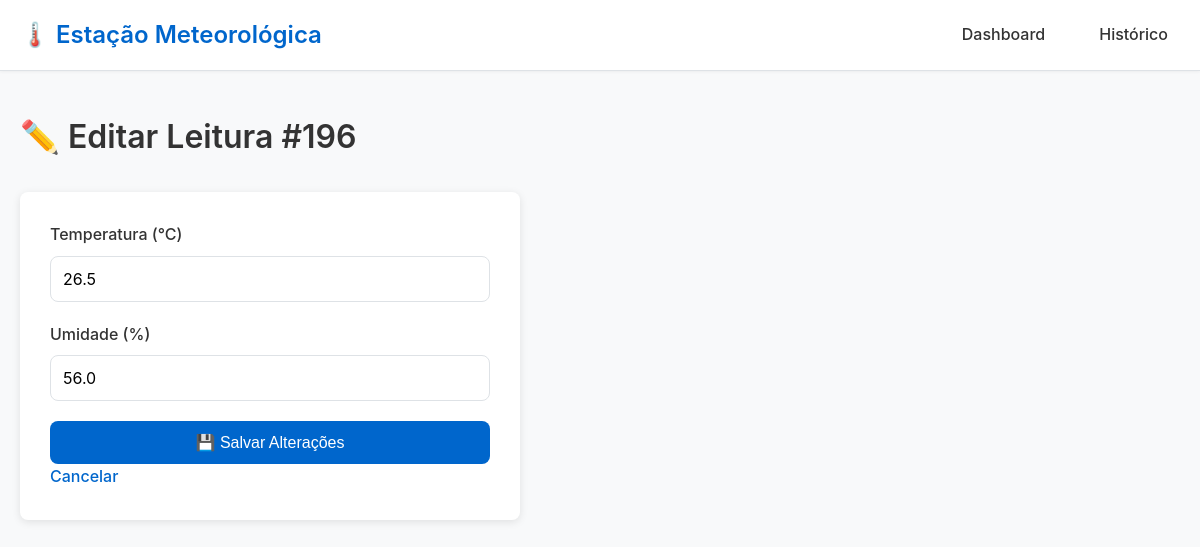
The page /leituras/196/editar on the database its author committed.
### tables this page shows
CREATE TABLE leituras (
    id          INTEGER PRIMARY KEY AUTOINCREMENT,
    temperatura REAL    NOT NULL,
    umidade     REAL    NOT NULL,
    pressao     REAL,
    localizacao TEXT    DEFAULT 'Lab',
    timestamp   DATETIME DEFAULT (datetime('now', 'localtime'))
);

### app.py (the view)
@app.route('/leituras/<int:id>/editar', methods=['GET'])
def editar_form(id):
    leitura = buscar_leitura(id)
    if not leitura:
        abort(404)
    return render_template('editar.html', leitura=leitura)

### database.py (called while the page is built)
def get_db_connection():
    conn = sqlite3.connect(DB_PATH, timeout=10)
    conn.execute('PRAGMA journal_mode=WAL')   # permite leitura/escrita simultânea
    conn.execute('PRAGMA busy_timeout=5000')  # espera até 5s antes de lançar erro
    conn.row_factory = sqlite3.Row            # acesso por nome de coluna
    return conn

def buscar_leitura(id: int) -> dict | None:
    conn = get_db_connection()
    row = conn.execute(
        'SELECT * FROM leituras WHERE id = ?', (id,)
    ).fetchone()
    conn.close()
    return dict(row) if row else None

### templates/editar.html (shortened to what this page needs)
{% extends "base.html" %}
{% block content %}
<div class="section">
    <h1>✏️ Editar Leitura #{{ leitura.id }}</h1>
    <form id="form">
        <label htmlFor="temp">Temperatura (°C)</label>
        <input type="number" step="0.1" id="temp" value="{{ leitura.temperatura }}" required>
        <label htmlFor="umid">Umidade (%)</label>
        <input type="number" step="0.1" id="umid" value="{{ leitura.umidade }}" required>
        <button type="submit">💾 Salvar Alterações</button>
        <a href="/leituras/{{ leitura.id }}" style="width: 100%; text-align: center; margin-top: 10px;">Cancelar</a>
    </form>
</div>
{% endblock %}

### static/css/style.css (style rules this page uses)
* { margin: 0; padding: 0; box-sizing: border-box; }
:root { --primary-color: #0066cc; --primary-dark: #0052a3; --background-color: #f8f9fa; --text-color: #333; --text-light: #666; --border-color: #dee2e6; --white: #ffffff; --shadow: 0 2px 8px rgba(0, 0, 0, 0.1); --shadow-hover: 0 4px 16px rgba(0, 0, 0, 0.15); --radius: 8px; }
html, body { height: auto; }
body { font-family: -apple-system, BlinkMacSystemFont, 'Segoe UI', 'Roboto', 'Oxygen', 'Ubuntu', 'Cantarell', sans-serif; background-color: var(--background-color); color: var(--text-color); line-height: 1.6; }
h1 { font-size: 2rem; margin-bottom: 30px; color: var(--text-color); font-weight: 600; }
button, .btn { background-color: var(--primary-color); color: var(--white); border: none; padding: 10px 18px; border-radius: var(--radius); font-size: 0.95rem; font-weight: 500; cursor: pointer; transition: all 0.3s ease; text-decoration: none; display: inline-block; }
a:not(.navbar-menu a):not(.btn) { text-decoration: none; color: var(--primary-color); font-weight: 500; transition: color 0.3s ease; }
form { background-color: var(--white); padding: 30px; border-radius: var(--radius); box-shadow: var(--shadow); max-width: 500px; }
label { display: block; margin-bottom: 8px; font-weight: 500; color: var(--text-color); }
input[type="text"], input[type="number"], input[type="email"], input[type="password"], textarea, select { width: 100%; padding: 12px; margin-bottom: 20px; border: 1px solid var(--border-color); border-radius: var(--radius); font-family: inherit; font-size: 1rem; transition: border-color 0.3s ease; }
form button { width: 100%; padding: 12px; font-size: 1rem; }

### rows shown on the page
leituras: id "196", temperatura "26.5", umidade "56.0"
